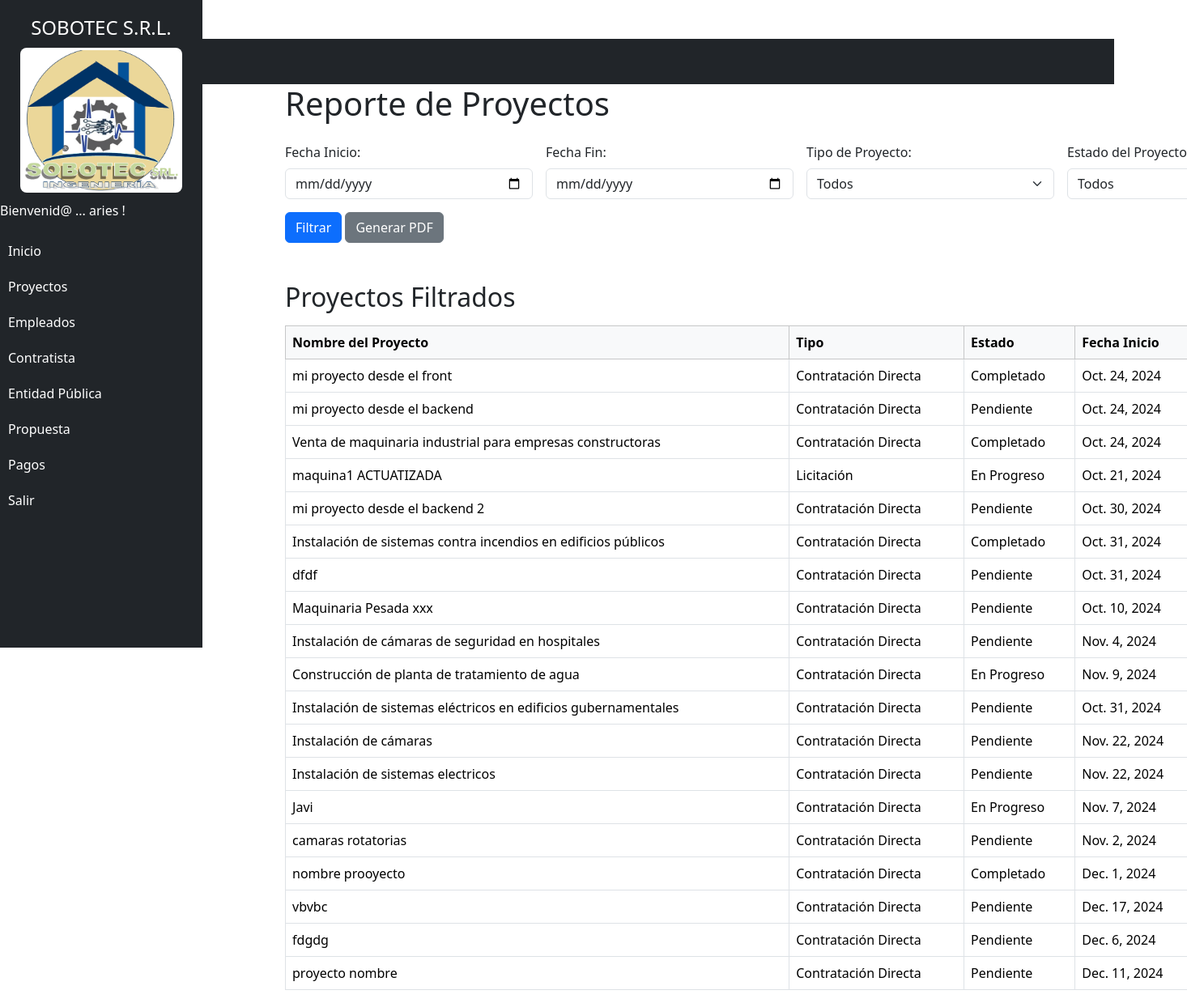
Page /project_report/ (signed in) on the earlier database version.
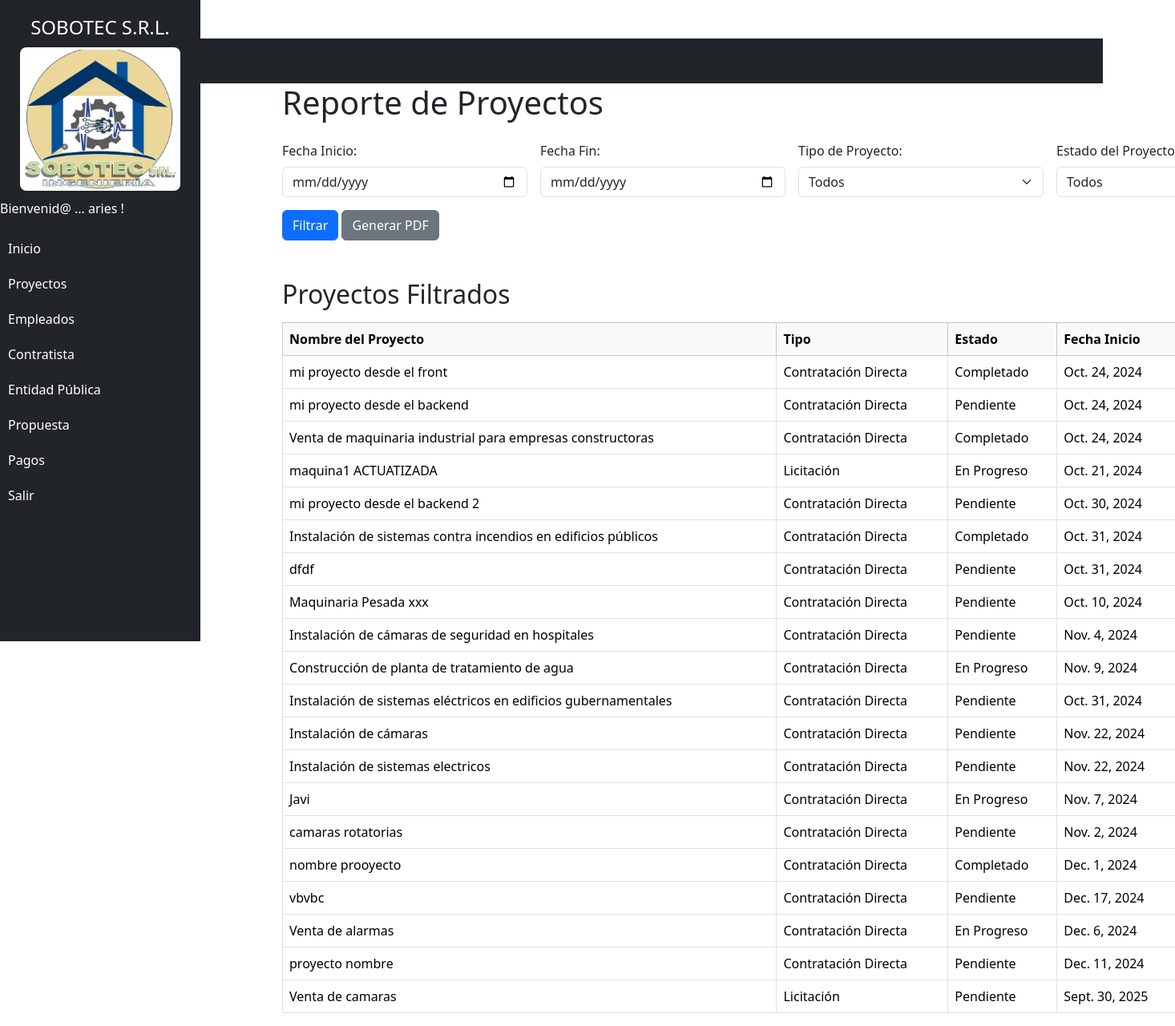
Same page on the later database version.
### projects/models.py (models this page shows, shortened)
class AuditModel(models.Model):
    created = models.DateTimeField(auto_now_add=True, verbose_name="Fecha Creación")
    updated_at = models.DateTimeField(auto_now=True, verbose_name="Fecha Actualización")
    deleted_at = models.DateTimeField(null=True, blank=True, verbose_name="Fecha Eliminación")
    is_active = models.BooleanField(default=True, verbose_name="Activo")
    class Meta:
        abstract = True

class Project(AuditModel):
    PROJECT_STATUS_CHOICES = [
        ('pendiente', 'Pendiente'),         # Pendiente
        ('en_progreso', 'En Progreso'), # En Proceso
        ('completado', 'Completado'),     # Terminado
    ]
    PROJECT_TYPE_CHOICES = [
        ('licitacion', 'Licitación'),            # Licitación
        ('contratacion_directa', 'Contratación Directa'),  # Contratación directa
    ]
    PAYMENT_STATE_CHOICES = [
        ('no_pagado', 'No Pagado'),
        ('parcial', 'Pago Parcial'),
        ('pagado', 'Pagado Completo'),
    ]
    code = models.CharField(max_length=20, unique=True, verbose_name="Proyecto Codigo")
    name = models.CharField(max_length=200, unique=True, verbose_name="Proyecto Nombre")
    description = models.TextField(blank=True, verbose_name="Proyecto Descripcion")
    start_date = models.DateField(verbose_name="Fecha Inicio Proyecto")
    end_date = models.DateField(null=True, blank=True, verbose_name="Fecha Final Proyecto")
    project_status = models.CharField(max_length=20, choices=PROJECT_STATUS_CHOICES, default='pendiente', verbose_name="Proyecto Estado")
    project_type = models.CharField(max_length=30, choices=PROJECT_TYPE_CHOICES, default='contratacion_directa', verbose_name="Proyecto Tipo")
    photo_signed_contract = models.ImageField(upload_to="contrato_firmado",null = True, blank= True, verbose_name="Contrato Firmado")
    payment_status = models.CharField(max_length=20, choices=PAYMENT_STATE_CHOICES, default='no_pagado', verbose_name="Estado de Pago")
    user = models.ForeignKey(User, on_delete=models.CASCADE)# Empleado que herede de user
    assigned_employee = models.ForeignKey(Employee, on_delete=models.CASCADE, null=True, blank=True, verbose_name="Empleado Asignado")
    contractor = models.ForeignKey(Contractor, on_delete=models.CASCADE, null=True, blank=True, verbose_name="Contratista")
    proposal = models.OneToOneField(Proposal, on_delete=models.CASCADE, null=True, blank=True, verbose_name="Propuesta")
    is_active = models.BooleanField(default=True, verbose_name="Activo")
    total_amount = models.DecimalField(max_digits=10, decimal_places=2, verbose_name="Monto Total del Proyecto")

### projects/views.py (the view, shortened to what this page needs)
# urls.py: path('project_report/', views.project_report, name='project_report'),
@login_required
def project_report(request):
    start_date = request.GET.get('start_date')
    end_date = request.GET.get('end_date')
    project_type = request.GET.get('project_type')
    project_status = request.GET.get('project_status')  # Nuevo filtro por estado del proyecto
    projects = Project.objects.all()
    if start_date:
        projects = projects.filter(start_date__gte=start_date)
    if end_date:
        projects = projects.filter(end_date__lte=end_date)
    if project_type:
        projects = projects.filter(project_type=project_type)
    if project_status:
        projects = projects.filter(project_status=project_status)
    context = {
        'projects': projects,
        'start_date': start_date,
        'end_date': end_date,
        'project_type': project_type,
        'project_status': project_status,
        'now': timezone.now(),  # Fecha y hora actual
    }
    return render(request, 'project_report.html', context)

### projects/templates/project_report.html (shortened to what this page needs)
{% extends 'base.html' %}
{% block content %}
<body class="container mt-5" style="margin-left: 1.8cm;"></body>
    <h1 class="mb-4">Reporte de Proyectos</h1>
    <form method="get" action="{% url 'project_report' %}" class="row g-3">
        <div class="col-md-3">
            <label for="start_date" class="form-label">Fecha Inicio:</label>
            <input type="date" name="start_date" id="start_date" class="form-control" value="{{ start_date }}">
        </div>
        <div class="col-md-3">
            <label for="end_date" class="form-label">Fecha Fin:</label>
            <input type="date" name="end_date" id="end_date" class="form-control" value="{{ end_date }}">
        </div>
        <div class="col-md-3">
            <label for="project_type" class="form-label">Tipo de Proyecto:</label>
            <select name="project_type" id="project_type" class="form-select">
                <option value="">Todos</option>
            </select>
        </div>
        <div class="col-md-3">
            <label for="project_status" class="form-label">Estado del Proyecto:</label>
            <select name="project_status" id="project_status" class="form-select">
                <option value="">Todos</option>
            </select>
        </div>
        <div class="col-12">
            <button type="submit" class="btn btn-primary">Filtrar</button>
            <a href="?pdf=1&start_date={{ start_date }}&end_date={{ end_date }}&project_type={{ project_type }}&project_status={{ project_status }}" class="btn btn-secondary">Generar PDF</a>
        </div>
    </form>
    <h2 class="mt-5">Proyectos Filtrados</h2>
    <table class="table table-bordered mt-3">
        <thead class="table-light">
            <tr>
                <th>Nombre del Proyecto</th>
                <th>Tipo</th>
                <th>Estado</th>
                <th>Fecha Inicio</th>
            </tr>
        </thead>
        <tbody>
            {% for project in projects %}
                <tr>
                    <td>{{ project.name }}</td>
                    <td>{{ project.get_project_type_display }}</td>
                    <td>{{ project.get_project_status_display }}</td>
                    <td>{{ project.start_date }}</td>
                </tr>
            {% endfor %}
        </tbody>
    </table>
{% endblock %}

Differences in the rows shown:
changed Project: name "fdgdg" → "Venta de alarmas"; project_status "Pendiente" → "En Progreso"
added Project: name "Venta de camaras", project_type "Licitación", project_status "Pendiente", start_date "Sept. 30, 2025"
